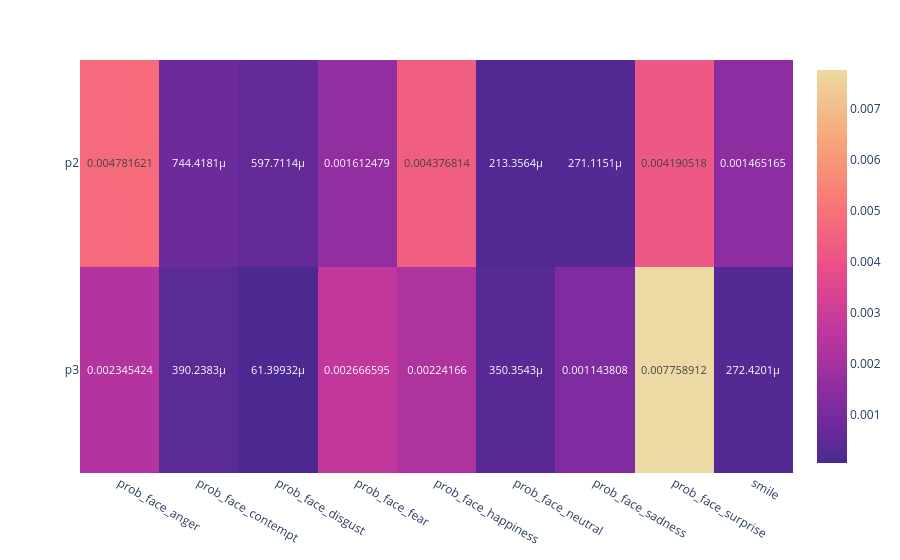

The notebook cell saved with this chart:
### Code cell
fig_r

### Figure 1 — Plotly figure (JSON) as saved in the notebook; plotly's stock layout.template omitted (floating-point values rounded to 4 significant figures)
{"data": [{"coloraxis": "coloraxis", "hovertemplate": "x: %{x}<br>y: %{y}<br>color: %{z}<extra></extra>", "name": "0", "texttemplate": "%{z}", "type": "heatmap", "x": ["prob_face_anger", "prob_face_contempt", "prob_face_disgust", "prob_face_fear", "prob_face_happiness", "prob_face_neutral", "prob_face_sadness", "prob_face_surprise", "smile"], "xaxis": "x", "y": ["p2", "p3"], "yaxis": "y", "z": [[0.004782, 0.0007444, 0.0005977, 0.001612, 0.004377, 0.0002134, 0.0002711, 0.004191, 0.001465], [0.002345, 0.0003902, 6.14e-05, 0.002667, 0.002242, 0.0003504, 0.001144, 0.007759, 0.0002724]]}], "layout": {"coloraxis": {"colorscale": [[0, "rgb(75, 41, 145)"], [0.1667, "rgb(135, 44, 162)"], [0.3333, "rgb(192, 54, 157)"], [0.5, "rgb(234, 79, 136)"], [0.6667, "rgb(250, 120, 118)"], [0.8333, "rgb(246, 169, 122)"], [1, "rgb(237, 217, 163)"]]}, "margin": {"t": 60}, "xaxis": {"anchor": "y", "domain": [0, 1]}, "yaxis": {"anchor": "x", "autorange": "reversed", "domain": [0, 1]}}}
